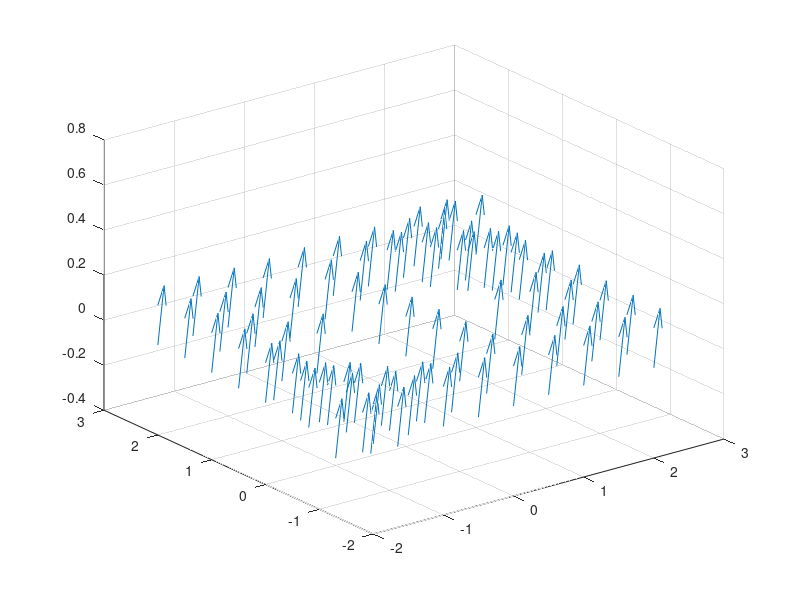

Here is the MATLAB script that generated this plot: (Note: this script raises an error after producing the figure.)
% Test: quiver3 input syntaxes and the returned Quiver handle.
% Values verified against MATLAB R2025b.

[X, Y] = meshgrid(-2:0.5:2, -2:0.5:2);
Z = X .* exp(-X.^2 - Y.^2);
U = ones(size(Z));
V = ones(size(Z));
W = 0.5 * ones(size(Z));

% --- Input syntaxes (must not error) ---
quiver3(X, Y, Z, U, V, W);          % full form
quiver3(Z, U, V, W);                 % Z-only form (grid from Z)
quiver3(X, Y, Z, U, V, W, 0);        % autoscale off
quiver3(X, Y, Z, U, V, W, 2);        % scale factor
quiver3(X, Y, Z, U, V, W, 'r');      % LineSpec color
quiver3(X, Y, Z, U, V, W, 'LineWidth', 2, 'ShowArrowHead', 'off');

% --- Handle from q = quiver3(...) ---
q = quiver3(X, Y, Z, U, V, W);
assert(strcmp(class(q), 'matlab.graphics.chart.primitive.Quiver'), ...
    'class(q) should be the Quiver class');
assert(q.LineWidth == 0.5, 'default LineWidth should be 0.5');
assert(q.AutoScaleFactor == 0.9, 'default AutoScaleFactor should be 0.9');

% --- Modify after creation (must not error) ---
q.ShowArrowHead = 'off';
q.Marker = '.';
q.LineWidth = 1.5;
assert(q.LineWidth == 1.5, 'LineWidth should update to 1.5');

% --- N-D arrays: one arrow per element (e.g. surfacefun stacks patches in
%     the 3rd dimension). Every element must become an arrow, not just the
%     first page. ---
X3 = zeros(2, 2, 3);
Y3 = zeros(2, 2, 3);
Z3 = zeros(2, 2, 3);
U3 = ones(2, 2, 3);
V3 = ones(2, 2, 3);
W3 = ones(2, 2, 3);
q3 = quiver3(X3, Y3, Z3, U3, V3, W3, 0);
assert(numel(q3.UData) == 12, 'all 12 elements should be arrows');
assert(numel(q3.XData) == 12, 'base x-coordinates cover all elements');

disp('SUCCESS')
